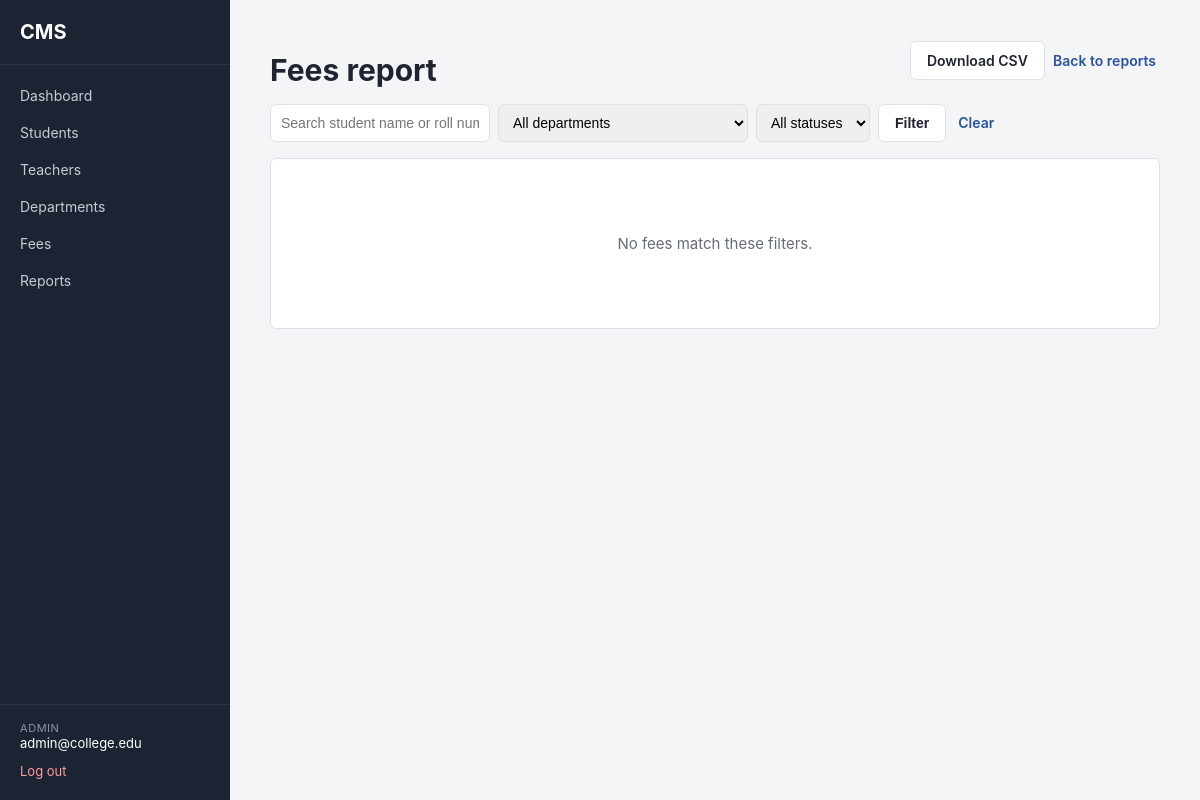
/admin/reports/fees (signed in), run on an earlier commit of the app's database.
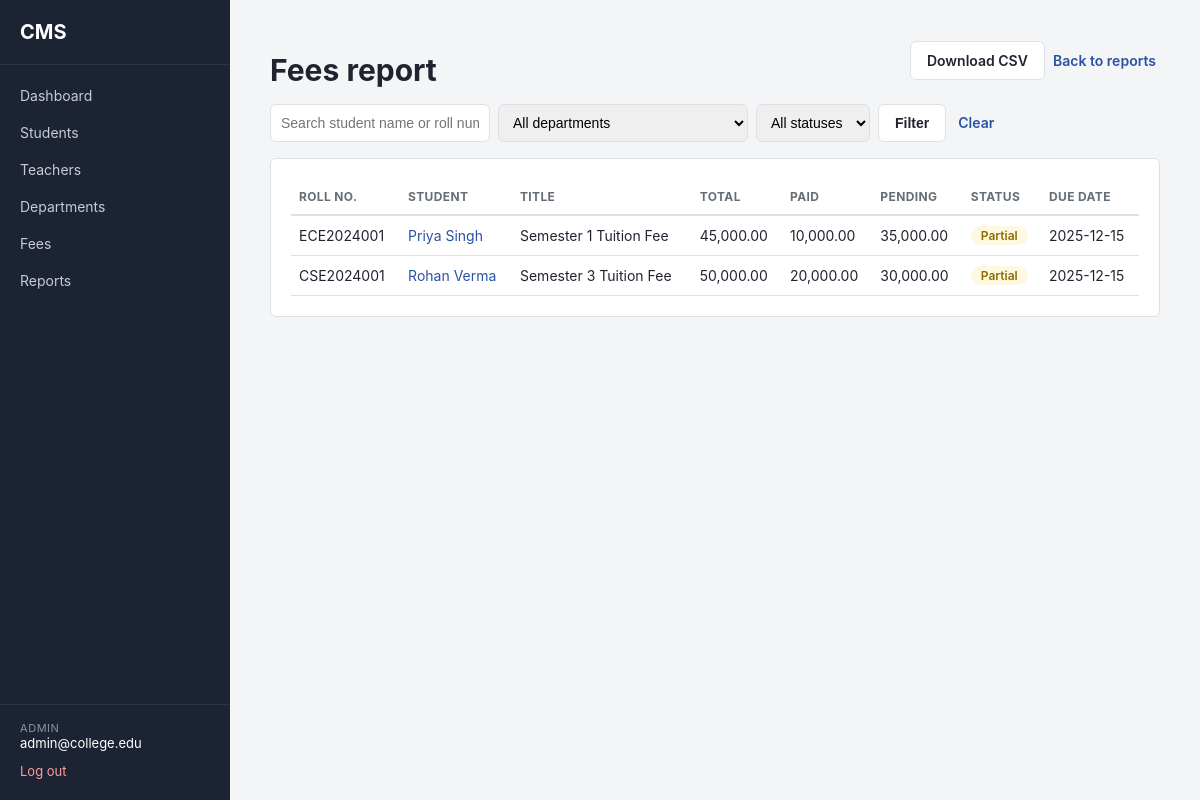
And on a later commit of the database.
### app/models/fee.py (models this page shows, shortened)
class Fee(db.Model, TimestampMixin):
    __tablename__ = "fees"
    id = db.Column(db.Integer, primary_key=True)
    student_id = db.Column(db.Integer, db.ForeignKey("students.id"), nullable=False)
    title = db.Column(db.String(100), nullable=False)  # "Semester 3 Fees"
    total_amount = db.Column(db.Float, nullable=False)
    due_date = db.Column(db.Date, nullable=True)
    payments = db.relationship("Payment", backref="fee", lazy=True)
    def paid_amount(self):
        return sum(p.amount for p in self.payments)
    def pending_amount(self):
        return round(self.total_amount - self.paid_amount(), 2)
    def status(self):
        if self.pending_amount() <= 0:
            return "paid"
        if self.paid_amount() > 0:
            return "partial"
        return "pending"

### app/models/student.py (models this page shows, shortened)
class Student(db.Model, TimestampMixin):
    __tablename__ = "students"
    id = db.Column(db.Integer, primary_key=True)
    user_id = db.Column(
        db.Integer, db.ForeignKey("users.id"), unique=True, nullable=False
    )
    roll_number = db.Column(db.String(30), unique=True, nullable=False)
    full_name = db.Column(db.String(150), nullable=False)
    date_of_birth = db.Column(db.Date, nullable=True)
    gender = db.Column(db.String(20), nullable=True)
    phone = db.Column(db.String(20), nullable=True)
    address = db.Column(db.String(255), nullable=True)
    admission_date = db.Column(db.Date, nullable=True)
    course_id = db.Column(db.Integer, db.ForeignKey("courses.id"), nullable=False)
    current_semester_id = db.Column(
        db.Integer, db.ForeignKey("semesters.id"), nullable=True
    )
    section_id = db.Column(db.Integer, db.ForeignKey("sections.id"), nullable=True)
    is_active_student = db.Column(db.Boolean, default=True, nullable=False)
    current_semester = db.relationship(
        "Semester", foreign_keys=[current_semester_id]
    )
    enrollments = db.relationship("Enrollment", backref="student", lazy=True)
    attendance_records = db.relationship("Attendance", backref="student", lazy=True)
    marks_records = db.relationship("Marks", backref="student", lazy=True)
    fees = db.relationship("Fee", backref="student", lazy=True)

### app/models/payment.py (models this page shows, shortened)
class Payment(db.Model):
    __tablename__ = "payments"
    id = db.Column(db.Integer, primary_key=True)
    fee_id = db.Column(db.Integer, db.ForeignKey("fees.id"), nullable=False)
    amount = db.Column(db.Float, nullable=False)
    paid_on = db.Column(db.DateTime, default=datetime.utcnow, nullable=False)
    method = db.Column(db.String(30), nullable=True)  # "cash", "card", "upi" ...
    receipt_number = db.Column(db.String(50), unique=True, nullable=False)

### app/routes/reports.py (the view, shortened to what this page needs)
@reports_bp.route("/fees")
@login_required
@role_required("admin")
def fees_report():
    query = (
        Fee.query.join(Student, Fee.student_id == Student.id).join(
            Course, Student.course_id == Course.id
        )
    )
    search = request.args.get("q", "").strip()
    if search:
        like = f"%{search}%"
        query = query.filter(
            db.or_(Student.full_name.ilike(like), Student.roll_number.ilike(like))
        )
    department_id = request.args.get("department_id", type=int)
    if department_id:
        query = query.filter(Course.department_id == department_id)
    fees = query.order_by(Fee.id.desc()).all()
    status = request.args.get("status", "")
    if status in ("paid", "partial", "pending"):
        fees = [fee for fee in fees if fee.status() == status]
    departments = Department.query.order_by(Department.name).all()
    return render_template(
        "reports/fees.html",
        fees=fees,
        departments=departments,
        filters={"q": search, "department_id": department_id, "status": status},
    )

### app/__init__.py (called while the page is built)
@login_manager.user_loader
def load_user(user_id):
    from app.models.user import User
    return db.session.get(User, int(user_id))

### app/models/user.py (called while the page is built)
    @property
    def is_active(self):
        return self.is_active_account

    def is_admin(self):
        return self.role == "admin"

### app/templates/reports/fees.html (shortened to what this page needs)
{% extends "base.html" %}
{% block content %}
<div class="page-header">
    <h1>Fees report</h1>
    <div>
        <a href="{{ url_for('reports.fees_report', format='csv', q=filters.q, department_id=filters.department_id, status=filters.status) }}"
           class="btn btn-secondary">Download CSV</a>
        <a href="{{ url_for('reports.index') }}" class="btn btn-link">Back to reports</a>
    </div>
</div>
<form method="GET" class="filter-bar">
    <input type="text" name="q" value="{{ filters.q }}" placeholder="Search student name or roll number">
    <select name="department_id">
        <option value="">All departments</option>
    </select>
    <select name="status">
        <option value="">All statuses</option>
    </select>
    <button type="submit" class="btn btn-secondary">Filter</button>
    <a href="{{ url_for('reports.fees_report') }}" class="btn btn-link">Clear</a>
</form>
<div class="card">
    {% if fees %}
    <table class="data-table">
        <thead>
            <tr>
                <th>Roll No.</th>
                <th>Student</th>
                <th>Title</th>
                <th>Total</th>
                <th>Paid</th>
                <th>Pending</th>
                <th>Status</th>
                <th>Due date</th>
            </tr>
        </thead>
        <tbody>
            {% for fee in fees %}
            <tr>
                <td>{{ fee.student.roll_number }}</td>
                <td><a href="{{ url_for('students.view_student', student_id=fee.student_id) }}">{{ fee.student.full_name }}</a></td>
                <td>{{ fee.title }}</td>
                <td>{{ fee.total_amount | money }}</td>
                <td>{{ fee.paid_amount() | money }}</td>
                <td>{{ fee.pending_amount() | money }}</td>
                {% set status = fee.status() %}
                <td>
                    <span class="badge {{ 'badge-success' if status == 'paid' else ('badge-warning' if status == 'partial' else 'badge-danger') }}">
                        {{ status | capitalize }}
                    </span>
                </td>
                <td>{{ fee.due_date or "-" }}</td>
            </tr>
            {% endfor %}
        </tbody>
    </table>
    {% else %}
    <div class="empty-state"><p>No fees match these filters.</p></div>
    {% endif %}
</div>
{% endblock %}

What changed in the data, as far as the page shows it:
added Fee: student.roll_number "ECE2024001", student.full_name "Priya Singh", title "Semester 1 Tuition Fee", total_amount "45,000.00", paid_amount "10,000.00", pending_amount "35,000.00", status "Partial", due_date "2025-12-15"
added Fee: student.roll_number "CSE2024001", student.full_name "Rohan Verma", title "Semester 3 Tuition Fee", total_amount "50,000.00", paid_amount "20,000.00", pending_amount "30,000.00", status "Partial", due_date "2025-12-15"
Also different on the page:
text no longer shown: "No fees match these filters."
text now shown: "ROLL NO. STUDENT TITLE TOTAL PAID PENDING STATUS DUE DATE"
